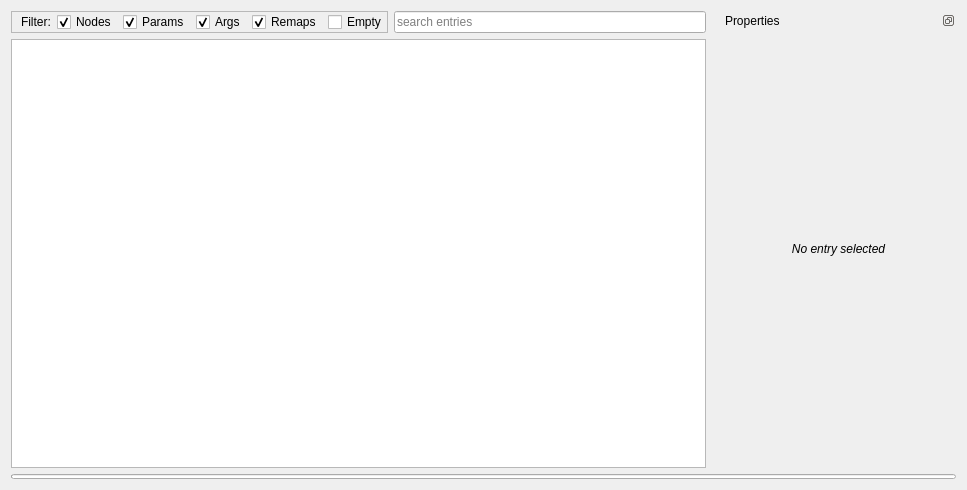
<?xml version="1.0" encoding="UTF-8"?>
<ui version="4.0">
 <class>LaunchtreeWidget</class>
 <widget class="QWidget" name="LaunchtreeWidget">
  <property name="geometry">
   <rect>
    <x>0</x>
    <y>0</y>
    <width>967</width>
    <height>490</height>
   </rect>
  </property>
  <property name="windowTitle">
   <string>LaunchtreeWidget</string>
  </property>
  <layout class="QVBoxLayout" name="verticalLayout_11" stretch="0,0,0">
   <item>
    <widget class="QWidget" name="widget_3" native="true">
     <layout class="QHBoxLayout" name="horizontalLayout_5" stretch="3,1">
      <property name="leftMargin">
       <number>0</number>
      </property>
      <property name="topMargin">
       <number>0</number>
      </property>
      <property name="rightMargin">
       <number>0</number>
      </property>
      <property name="bottomMargin">
       <number>0</number>
      </property>
      <item>
       <widget class="QWidget" name="widget" native="true">
        <layout class="QVBoxLayout" name="verticalLayout">
         <property name="leftMargin">
          <number>0</number>
         </property>
         <property name="topMargin">
          <number>0</number>
         </property>
         <property name="bottomMargin">
          <number>0</number>
         </property>
         <item>
          <widget class="QWidget" name="widget_2" native="true">
           <layout class="QHBoxLayout" name="horizontalLayout_3">
            <property name="leftMargin">
             <number>0</number>
            </property>
            <property name="topMargin">
             <number>0</number>
            </property>
            <property name="rightMargin">
             <number>0</number>
            </property>
            <property name="bottomMargin">
             <number>0</number>
            </property>
            <item>
             <widget class="QFrame" name="frame">
              <property name="frameShape">
               <enum>QFrame::StyledPanel</enum>
              </property>
              <property name="frameShadow">
               <enum>QFrame::Raised</enum>
              </property>
              <layout class="QHBoxLayout" name="horizontalLayout_4">
               <property name="leftMargin">
                <number>9</number>
               </property>
               <property name="topMargin">
                <number>0</number>
               </property>
               <property name="rightMargin">
                <number>0</number>
               </property>
               <property name="bottomMargin">
                <number>0</number>
               </property>
               <item>
                <widget class="QLabel" name="label_5">
                 <property name="text">
                  <string>Filter:</string>
                 </property>
                </widget>
               </item>
               <item>
                <widget class="QCheckBox" name="filter_nodes">
                 <property name="toolTip">
                  <string>Display node entries</string>
                 </property>
                 <property name="text">
                  <string>Nodes</string>
                 </property>
                 <property name="checked">
                  <bool>true</bool>
                 </property>
                </widget>
               </item>
               <item>
                <widget class="QCheckBox" name="filter_params">
                 <property name="toolTip">
                  <string>Display param entries</string>
                 </property>
                 <property name="text">
                  <string>Params</string>
                 </property>
                 <property name="checked">
                  <bool>true</bool>
                 </property>
                </widget>
               </item>
               <item>
                <widget class="QCheckBox" name="filter_args">
                 <property name="toolTip">
                  <string>Display arg entries</string>
                 </property>
                 <property name="text">
                  <string>Args</string>
                 </property>
                 <property name="checked">
                  <bool>true</bool>
                 </property>
                </widget>
               </item>
               <item>
                <widget class="QCheckBox" name="filter_remaps">
                 <property name="toolTip">
                  <string>Display remap entries</string>
                 </property>
                 <property name="text">
                  <string>Remaps</string>
                 </property>
                 <property name="checked">
                  <bool>true</bool>
                 </property>
                </widget>
               </item>
               <item>
                <widget class="QCheckBox" name="filter_empty">
                 <property name="toolTip">
                  <string>List launch files without displayed content</string>
                 </property>
                 <property name="text">
                  <string>Empty</string>
                 </property>
                </widget>
               </item>
              </layout>
             </widget>
            </item>
            <item>
             <widget class="QLineEdit" name="search_input">
              <property name="toolTip">
               <string>Only display entries matching the search term</string>
              </property>
              <property name="placeholderText">
               <string>search entries</string>
              </property>
             </widget>
            </item>
           </layout>
          </widget>
         </item>
         <item>
          <widget class="QStackedWidget" name="main_view">
           <property name="currentIndex">
            <number>0</number>
           </property>
           <widget class="QWidget" name="page_3">
            <layout class="QVBoxLayout" name="verticalLayout_12">
             <property name="leftMargin">
              <number>0</number>
             </property>
             <property name="topMargin">
              <number>0</number>
             </property>
             <property name="rightMargin">
              <number>0</number>
             </property>
             <property name="bottomMargin">
              <number>0</number>
             </property>
             <item>
              <widget class="QTreeWidget" name="launch_view">
               <attribute name="headerVisible">
                <bool>false</bool>
               </attribute>
               <column>
                <property name="text">
                 <string>1</string>
                </property>
               </column>
              </widget>
             </item>
            </layout>
           </widget>
           <widget class="QWidget" name="page_4">
            <layout class="QVBoxLayout" name="verticalLayout_13">
             <property name="leftMargin">
              <number>0</number>
             </property>
             <property name="topMargin">
              <number>0</number>
             </property>
             <property name="rightMargin">
              <number>0</number>
             </property>
             <property name="bottomMargin">
              <number>0</number>
             </property>
             <item>
              <widget class="QFrame" name="frame_2">
               <property name="frameShape">
                <enum>QFrame::StyledPanel</enum>
               </property>
               <property name="frameShadow">
                <enum>QFrame::Raised</enum>
               </property>
               <layout class="QVBoxLayout" name="verticalLayout_14">
                <item>
                 <spacer name="verticalSpacer_10">
                  <property name="orientation">
                   <enum>Qt::Vertical</enum>
                  </property>
                  <property name="sizeHint" stdset="0">
                   <size>
                    <width>20</width>
                    <height>134</height>
                   </size>
                  </property>
                 </spacer>
                </item>
                <item>
                 <widget class="QLabel" name="label_20">
                  <property name="font">
                   <font>
                    <weight>75</weight>
                    <bold>true</bold>
                   </font>
                  </property>
                  <property name="styleSheet">
                   <string notr="true">color: rgb(170, 0, 0);</string>
                  </property>
                  <property name="text">
                   <string>Failed to open selected launch file:</string>
                  </property>
                  <property name="alignment">
                   <set>Qt::AlignCenter</set>
                  </property>
                 </widget>
                </item>
                <item>
                 <spacer name="verticalSpacer_11">
                  <property name="orientation">
                   <enum>Qt::Vertical</enum>
                  </property>
                  <property name="sizeType">
                   <enum>QSizePolicy::Maximum</enum>
                  </property>
                  <property name="sizeHint" stdset="0">
                   <size>
                    <width>20</width>
                    <height>20</height>
                   </size>
                  </property>
                 </spacer>
                </item>
                <item>
                 <widget class="QLabel" name="error_label">
                  <property name="styleSheet">
                   <string notr="true">color: rgb(170, 0, 0);</string>
                  </property>
                  <property name="text">
                   <string>error_msg</string>
                  </property>
                  <property name="alignment">
                   <set>Qt::AlignCenter</set>
                  </property>
                  <property name="wordWrap">
                   <bool>true</bool>
                  </property>
                 </widget>
                </item>
                <item>
                 <widget class="QLabel" name="help_label">
                  <property name="font">
                   <font>
                    <italic>true</italic>
                   </font>
                  </property>
                  <property name="text">
                   <string>help_msg</string>
                  </property>
                  <property name="alignment">
                   <set>Qt::AlignCenter</set>
                  </property>
                  <property name="wordWrap">
                   <bool>true</bool>
                  </property>
                 </widget>
                </item>
                <item>
                 <spacer name="verticalSpacer_12">
                  <property name="orientation">
                   <enum>Qt::Vertical</enum>
                  </property>
                  <property name="sizeHint" stdset="0">
                   <size>
                    <width>20</width>
                    <height>133</height>
                   </size>
                  </property>
                 </spacer>
                </item>
               </layout>
              </widget>
             </item>
            </layout>
           </widget>
          </widget>
         </item>
        </layout>
       </widget>
      </item>
      <item>
       <widget class="QDockWidget" name="dockWidget">
        <property name="styleSheet">
         <string notr="true"/>
        </property>
        <property name="floating">
         <bool>false</bool>
        </property>
        <property name="features">
         <set>QDockWidget::DockWidgetFloatable|QDockWidget::DockWidgetMovable</set>
        </property>
        <property name="windowTitle">
         <string>Properties</string>
        </property>
        <widget class="QWidget" name="dockWidgetContents">
         <layout class="QGridLayout" name="gridLayout_2">
          <item row="0" column="0">
           <widget class="QStackedWidget" name="properties_content">
            <property name="currentIndex">
             <number>0</number>
            </property>
            <widget class="QWidget" name="properties_empty">
             <layout class="QVBoxLayout" name="verticalLayout_2">
              <property name="leftMargin">
               <number>0</number>
              </property>
              <property name="rightMargin">
               <number>0</number>
              </property>
              <item>
               <widget class="QLabel" name="label_2">
                <property name="text">
                 <string>&lt;html&gt;&lt;head/&gt;&lt;body&gt;&lt;p&gt;&lt;span style=&quot; font-style:italic;&quot;&gt;No entry selected&lt;/span&gt;&lt;/p&gt;&lt;/body&gt;&lt;/html&gt;</string>
                </property>
                <property name="alignment">
                 <set>Qt::AlignCenter</set>
                </property>
               </widget>
              </item>
             </layout>
            </widget>
            <widget class="QWidget" name="properties_param">
             <layout class="QVBoxLayout" name="verticalLayout_3">
              <property name="leftMargin">
               <number>0</number>
              </property>
              <property name="rightMargin">
               <number>0</number>
              </property>
              <item>
               <widget class="QLabel" name="param_name">
                <property name="text">
                 <string>param_name:</string>
                </property>
               </widget>
              </item>
              <item>
               <widget class="QStackedWidget" name="param_value_panel">
                <property name="currentIndex">
                 <number>0</number>
                </property>
                <widget class="QWidget" name="page">
                 <layout class="QVBoxLayout" name="verticalLayout_8">
                  <property name="leftMargin">
                   <number>0</number>
                  </property>
                  <property name="topMargin">
                   <number>0</number>
                  </property>
                  <property name="rightMargin">
                   <number>0</number>
                  </property>
                  <property name="bottomMargin">
                   <number>0</number>
                  </property>
                  <item>
                   <widget class="QLineEdit" name="param_value">
                    <property name="readOnly">
                     <bool>true</bool>
                    </property>
                   </widget>
                  </item>
                  <item>
                   <spacer name="verticalSpacer">
                    <property name="orientation">
                     <enum>Qt::Vertical</enum>
                    </property>
                    <property name="sizeHint" stdset="0">
                     <size>
                      <width>20</width>
                      <height>352</height>
                     </size>
                    </property>
                   </spacer>
                  </item>
                 </layout>
                </widget>
                <widget class="QWidget" name="page_2">
                 <layout class="QVBoxLayout" name="verticalLayout_9">
                  <property name="leftMargin">
                   <number>0</number>
                  </property>
                  <property name="topMargin">
                   <number>0</number>
                  </property>
                  <property name="rightMargin">
                   <number>0</number>
                  </property>
                  <property name="bottomMargin">
                   <number>0</number>
                  </property>
                  <item>
                   <widget class="QPlainTextEdit" name="param_value_long">
                    <property name="font">
                     <font>
                      <family>Ubuntu Mono</family>
                      <pointsize>9</pointsize>
                     </font>
                    </property>
                    <property name="readOnly">
                     <bool>true</bool>
                    </property>
                   </widget>
                  </item>
                 </layout>
                </widget>
                <widget class="QWidget" name="page_5">
                 <layout class="QVBoxLayout" name="verticalLayout_15">
                  <property name="leftMargin">
                   <number>0</number>
                  </property>
                  <property name="topMargin">
                   <number>0</number>
                  </property>
                  <property name="rightMargin">
                   <number>0</number>
                  </property>
                  <property name="bottomMargin">
                   <number>0</number>
                  </property>
                  <item>
                   <widget class="QListWidget" name="param_value_list"/>
                  </item>
                 </layout>
                </widget>
                <widget class="QWidget" name="page_6">
                 <layout class="QVBoxLayout" name="verticalLayout_16">
                  <property name="leftMargin">
                   <number>0</number>
                  </property>
                  <property name="topMargin">
                   <number>0</number>
                  </property>
                  <property name="rightMargin">
                   <number>0</number>
                  </property>
                  <property name="bottomMargin">
                   <number>0</number>
                  </property>
                  <item>
                   <spacer name="verticalSpacer_13">
                    <property name="orientation">
                     <enum>Qt::Vertical</enum>
                    </property>
                    <property name="sizeType">
                     <enum>QSizePolicy::Fixed</enum>
                    </property>
                    <property name="sizeHint" stdset="0">
                     <size>
                      <width>20</width>
                      <height>10</height>
                     </size>
                    </property>
                   </spacer>
                  </item>
                  <item>
                   <widget class="QLabel" name="label_21">
                    <property name="text">
                     <string>Command:</string>
                    </property>
                   </widget>
                  </item>
                  <item>
                   <widget class="QLineEdit" name="param_cmd">
                    <property name="font">
                     <font>
                      <family>Ubuntu Mono</family>
                      <pointsize>9</pointsize>
                      <weight>75</weight>
                      <bold>true</bold>
                     </font>
                    </property>
                    <property name="readOnly">
                     <bool>true</bool>
                    </property>
                   </widget>
                  </item>
                  <item>
                   <widget class="QPushButton" name="param_cmd_open">
                    <property name="enabled">
                     <bool>false</bool>
                    </property>
                    <property name="text">
                     <string>Open Argument File</string>
                    </property>
                   </widget>
                  </item>
                  <item>
                   <widget class="QLabel" name="label_22">
                    <property name="text">
                     <string>Result:</string>
                    </property>
                   </widget>
                  </item>
                  <item>
                   <widget class="QTextEdit" name="param_cmd_result">
                    <property name="font">
                     <font>
                      <family>Ubuntu Mono</family>
                      <pointsize>9</pointsize>
                      <weight>75</weight>
                      <bold>true</bold>
                     </font>
                    </property>
                    <property name="readOnly">
                     <bool>true</bool>
                    </property>
                   </widget>
                  </item>
                 </layout>
                </widget>
               </widget>
              </item>
             </layout>
            </widget>
            <widget class="QWidget" name="properties_node">
             <layout class="QVBoxLayout" name="verticalLayout_4">
              <property name="leftMargin">
               <number>0</number>
              </property>
              <property name="rightMargin">
               <number>0</number>
              </property>
              <item>
               <widget class="QLabel" name="label_3">
                <property name="text">
                 <string>&lt;html&gt;&lt;head/&gt;&lt;body&gt;&lt;p&gt;&lt;span style=&quot; font-weight:600;&quot;&gt;Package:&lt;/span&gt;&lt;/p&gt;&lt;/body&gt;&lt;/html&gt;</string>
                </property>
               </widget>
              </item>
              <item>
               <widget class="QLineEdit" name="node_package">
                <property name="readOnly">
                 <bool>true</bool>
                </property>
               </widget>
              </item>
              <item>
               <widget class="QLabel" name="label_4">
                <property name="text">
                 <string>&lt;html&gt;&lt;head/&gt;&lt;body&gt;&lt;p&gt;&lt;span style=&quot; font-weight:600;&quot;&gt;Type:&lt;/span&gt;&lt;/p&gt;&lt;/body&gt;&lt;/html&gt;</string>
                </property>
               </widget>
              </item>
              <item>
               <widget class="QLineEdit" name="node_type">
                <property name="readOnly">
                 <bool>true</bool>
                </property>
               </widget>
              </item>
              <item>
               <widget class="QLabel" name="label_10">
                <property name="text">
                 <string>Namespace:</string>
                </property>
               </widget>
              </item>
              <item>
               <widget class="QLineEdit" name="node_namespace">
                <property name="readOnly">
                 <bool>true</bool>
                </property>
               </widget>
              </item>
              <item>
               <widget class="QLabel" name="label_11">
                <property name="text">
                 <string>Args:</string>
                </property>
               </widget>
              </item>
              <item>
               <widget class="QLineEdit" name="node_args">
                <property name="font">
                 <font>
                  <family>Ubuntu Mono</family>
                  <pointsize>9</pointsize>
                 </font>
                </property>
                <property name="readOnly">
                 <bool>true</bool>
                </property>
               </widget>
              </item>
              <item>
               <widget class="QLabel" name="label_12">
                <property name="text">
                 <string>Launch prefix:</string>
                </property>
               </widget>
              </item>
              <item>
               <widget class="QLineEdit" name="node_prefix">
                <property name="font">
                 <font>
                  <family>Ubuntu Mono</family>
                  <pointsize>9</pointsize>
                 </font>
                </property>
                <property name="readOnly">
                 <bool>true</bool>
                </property>
               </widget>
              </item>
              <item>
               <widget class="QLabel" name="label_13">
                <property name="text">
                 <string>Machine:</string>
                </property>
               </widget>
              </item>
              <item>
               <widget class="QLineEdit" name="node_machine">
                <property name="readOnly">
                 <bool>true</bool>
                </property>
               </widget>
              </item>
              <item>
               <spacer name="verticalSpacer_2">
                <property name="orientation">
                 <enum>Qt::Vertical</enum>
                </property>
                <property name="sizeHint" stdset="0">
                 <size>
                  <width>20</width>
                  <height>40</height>
                 </size>
                </property>
               </spacer>
              </item>
             </layout>
            </widget>
            <widget class="QWidget" name="properties_file">
             <layout class="QVBoxLayout" name="verticalLayout_5">
              <property name="leftMargin">
               <number>0</number>
              </property>
              <property name="rightMargin">
               <number>0</number>
              </property>
              <item>
               <widget class="QPushButton" name="launch_open_button">
                <property name="text">
                 <string>Open File in Editor</string>
                </property>
               </widget>
              </item>
              <item>
               <spacer name="verticalSpacer_8">
                <property name="orientation">
                 <enum>Qt::Vertical</enum>
                </property>
                <property name="sizeType">
                 <enum>QSizePolicy::Fixed</enum>
                </property>
                <property name="sizeHint" stdset="0">
                 <size>
                  <width>20</width>
                  <height>10</height>
                 </size>
                </property>
               </spacer>
              </item>
              <item>
               <widget class="QLabel" name="label_14">
                <property name="text">
                 <string>&lt;html&gt;&lt;head/&gt;&lt;body&gt;&lt;p&gt;&lt;span style=&quot; font-weight:600;&quot;&gt;Package:&lt;/span&gt;&lt;/p&gt;&lt;/body&gt;&lt;/html&gt;</string>
                </property>
               </widget>
              </item>
              <item>
               <widget class="QLineEdit" name="file_package">
                <property name="readOnly">
                 <bool>true</bool>
                </property>
               </widget>
              </item>
              <item>
               <widget class="QLabel" name="label_15">
                <property name="text">
                 <string>File:</string>
                </property>
               </widget>
              </item>
              <item>
               <widget class="QLineEdit" name="file_name">
                <property name="readOnly">
                 <bool>true</bool>
                </property>
               </widget>
              </item>
              <item>
               <spacer name="verticalSpacer_3">
                <property name="orientation">
                 <enum>Qt::Vertical</enum>
                </property>
                <property name="sizeHint" stdset="0">
                 <size>
                  <width>20</width>
                  <height>375</height>
                 </size>
                </property>
               </spacer>
              </item>
             </layout>
            </widget>
            <widget class="QWidget" name="properties_arg">
             <layout class="QVBoxLayout" name="verticalLayout_6">
              <property name="leftMargin">
               <number>0</number>
              </property>
              <property name="rightMargin">
               <number>0</number>
              </property>
              <item>
               <widget class="QLabel" name="arg_name">
                <property name="text">
                 <string>arg_name</string>
                </property>
               </widget>
              </item>
              <item>
               <spacer name="verticalSpacer_4">
                <property name="orientation">
                 <enum>Qt::Vertical</enum>
                </property>
                <property name="sizeType">
                 <enum>QSizePolicy::Fixed</enum>
                </property>
                <property name="sizeHint" stdset="0">
                 <size>
                  <width>20</width>
                  <height>10</height>
                 </size>
                </property>
               </spacer>
              </item>
              <item>
               <widget class="QLabel" name="label_7">
                <property name="text">
                 <string>Value:</string>
                </property>
               </widget>
              </item>
              <item>
               <widget class="QLineEdit" name="arg_value">
                <property name="readOnly">
                 <bool>true</bool>
                </property>
               </widget>
              </item>
              <item>
               <widget class="QLabel" name="label_8">
                <property name="text">
                 <string>Default:</string>
                </property>
               </widget>
              </item>
              <item>
               <widget class="QLineEdit" name="arg_default">
                <property name="readOnly">
                 <bool>true</bool>
                </property>
               </widget>
              </item>
              <item>
               <spacer name="verticalSpacer_5">
                <property name="orientation">
                 <enum>Qt::Vertical</enum>
                </property>
                <property name="sizeType">
                 <enum>QSizePolicy::Fixed</enum>
                </property>
                <property name="sizeHint" stdset="0">
                 <size>
                  <width>20</width>
                  <height>10</height>
                 </size>
                </property>
               </spacer>
              </item>
              <item>
               <widget class="QLabel" name="arg_doc">
                <property name="styleSheet">
                 <string notr="true">font-style:italic;</string>
                </property>
                <property name="text">
                 <string>arg_doc</string>
                </property>
               </widget>
              </item>
              <item>
               <spacer name="verticalSpacer_6">
                <property name="orientation">
                 <enum>Qt::Vertical</enum>
                </property>
                <property name="sizeHint" stdset="0">
                 <size>
                  <width>20</width>
                  <height>212</height>
                 </size>
                </property>
               </spacer>
              </item>
             </layout>
            </widget>
            <widget class="QWidget" name="properties_remap">
             <layout class="QVBoxLayout" name="verticalLayout_7">
              <property name="leftMargin">
               <number>0</number>
              </property>
              <property name="rightMargin">
               <number>0</number>
              </property>
              <item>
               <widget class="QLabel" name="label_6">
                <property name="text">
                 <string>&lt;html&gt;&lt;head/&gt;&lt;body&gt;&lt;p&gt;&lt;span style=&quot; font-weight:600;&quot;&gt;From&lt;/span&gt; (internal topic):&lt;/p&gt;&lt;/body&gt;&lt;/html&gt;</string>
                </property>
               </widget>
              </item>
              <item>
               <widget class="QLineEdit" name="remap_from">
                <property name="readOnly">
                 <bool>true</bool>
                </property>
               </widget>
              </item>
              <item>
               <widget class="QLabel" name="label_9">
                <property name="text">
                 <string>&lt;html&gt;&lt;head/&gt;&lt;body&gt;&lt;p&gt;&lt;span style=&quot; font-weight:600;&quot;&gt;To&lt;/span&gt; (external topic):&lt;/p&gt;&lt;/body&gt;&lt;/html&gt;</string>
                </property>
               </widget>
              </item>
              <item>
               <widget class="QLineEdit" name="remap_to">
                <property name="readOnly">
                 <bool>true</bool>
                </property>
               </widget>
              </item>
              <item>
               <spacer name="verticalSpacer_7">
                <property name="orientation">
                 <enum>Qt::Vertical</enum>
                </property>
                <property name="sizeHint" stdset="0">
                 <size>
                  <width>20</width>
                  <height>296</height>
                 </size>
                </property>
               </spacer>
              </item>
             </layout>
            </widget>
            <widget class="QWidget" name="properties_machine">
             <layout class="QVBoxLayout" name="verticalLayout_10">
              <property name="leftMargin">
               <number>0</number>
              </property>
              <property name="topMargin">
               <number>0</number>
              </property>
              <property name="rightMargin">
               <number>0</number>
              </property>
              <property name="bottomMargin">
               <number>0</number>
              </property>
              <item>
               <widget class="QLabel" name="label_16">
                <property name="text">
                 <string>&lt;html&gt;&lt;head/&gt;&lt;body&gt;&lt;p&gt;&lt;span style=&quot; font-weight:600;&quot;&gt;Address:&lt;/span&gt;&lt;/p&gt;&lt;/body&gt;&lt;/html&gt;</string>
                </property>
               </widget>
              </item>
              <item>
               <widget class="QLineEdit" name="machine_address">
                <property name="readOnly">
                 <bool>true</bool>
                </property>
               </widget>
              </item>
              <item>
               <widget class="QLabel" name="label_19">
                <property name="text">
                 <string>Port:</string>
                </property>
               </widget>
              </item>
              <item>
               <widget class="QLineEdit" name="machine_port">
                <property name="readOnly">
                 <bool>true</bool>
                </property>
               </widget>
              </item>
              <item>
               <widget class="QLabel" name="label_17">
                <property name="text">
                 <string>User:</string>
                </property>
               </widget>
              </item>
              <item>
               <widget class="QLineEdit" name="machine_user">
                <property name="readOnly">
                 <bool>true</bool>
                </property>
               </widget>
              </item>
              <item>
               <widget class="QLabel" name="label_18">
                <property name="text">
                 <string>Env loader:</string>
                </property>
               </widget>
              </item>
              <item>
               <widget class="QLineEdit" name="machine_loader">
                <property name="readOnly">
                 <bool>true</bool>
                </property>
               </widget>
              </item>
              <item>
               <spacer name="verticalSpacer_9">
                <property name="orientation">
                 <enum>Qt::Vertical</enum>
                </property>
                <property name="sizeHint" stdset="0">
                 <size>
                  <width>20</width>
                  <height>202</height>
                 </size>
                </property>
               </spacer>
              </item>
             </layout>
            </widget>
           </widget>
          </item>
         </layout>
        </widget>
       </widget>
      </item>
     </layout>
    </widget>
   </item>
   <item>
    <widget class="QProgressBar" name="progress_bar">
     <property name="maximumSize">
      <size>
       <width>16777215</width>
       <height>5</height>
      </size>
     </property>
     <property name="value">
      <number>0</number>
     </property>
     <property name="textVisible">
      <bool>false</bool>
     </property>
    </widget>
   </item>
   
  </layout>
 </widget>
 <resources/>
 <connections/>
</ui>
